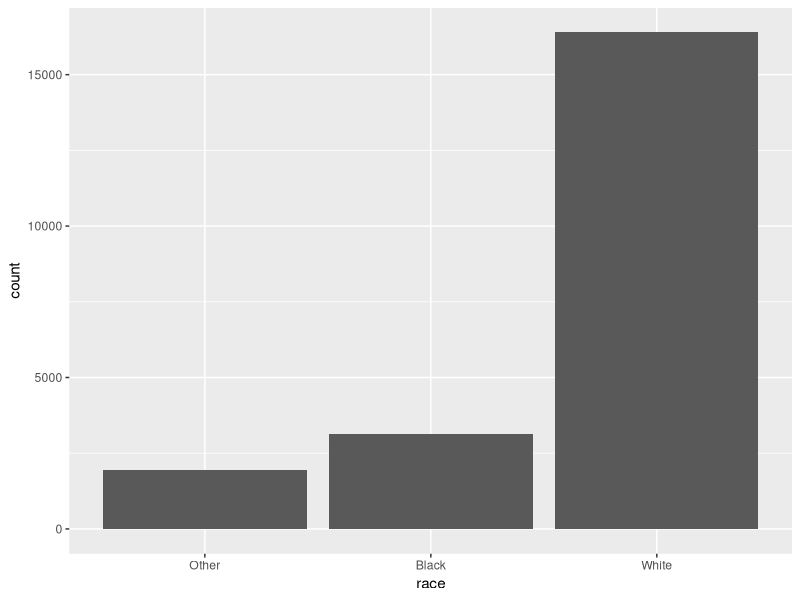
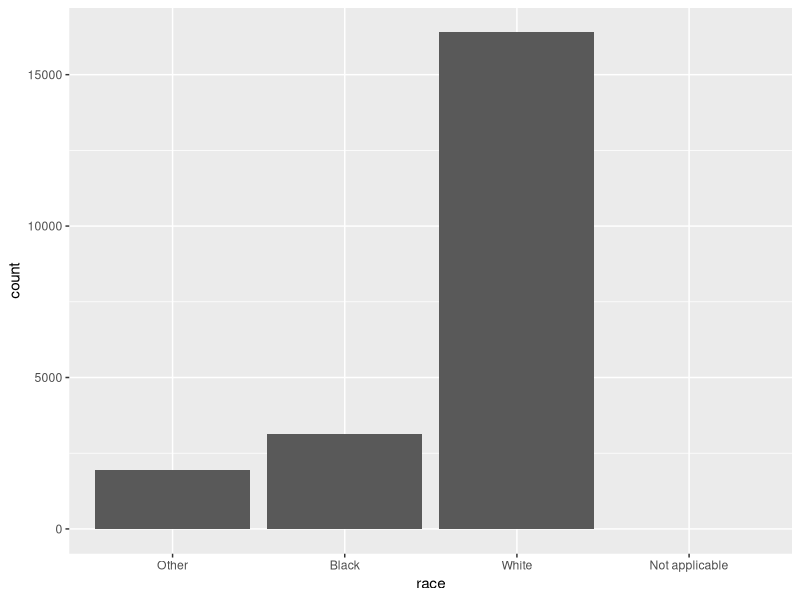
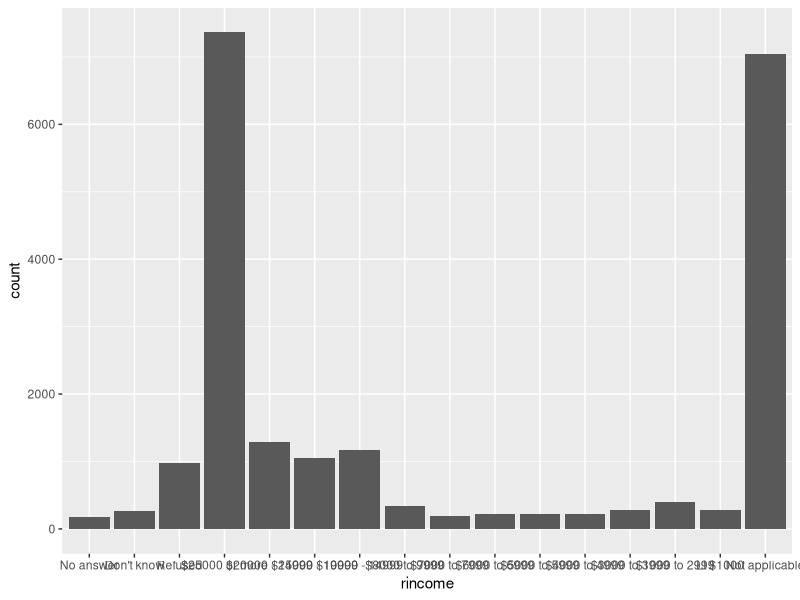
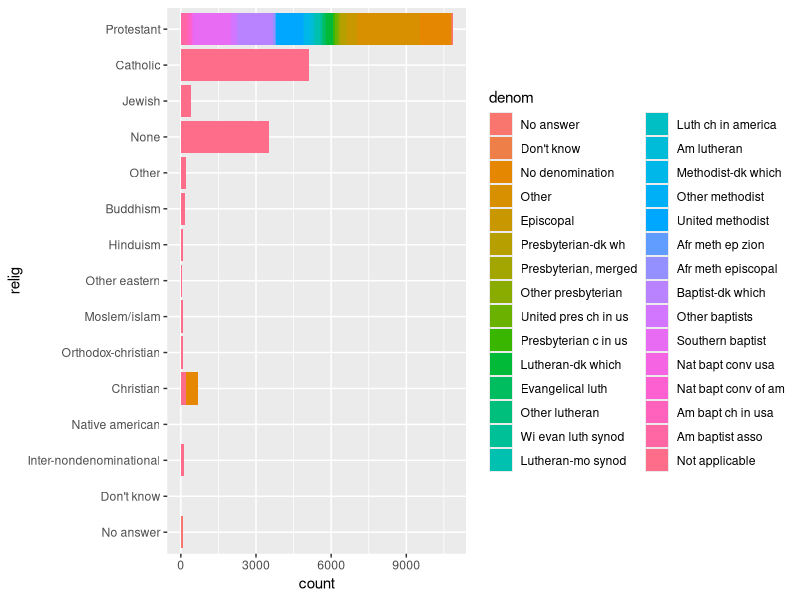
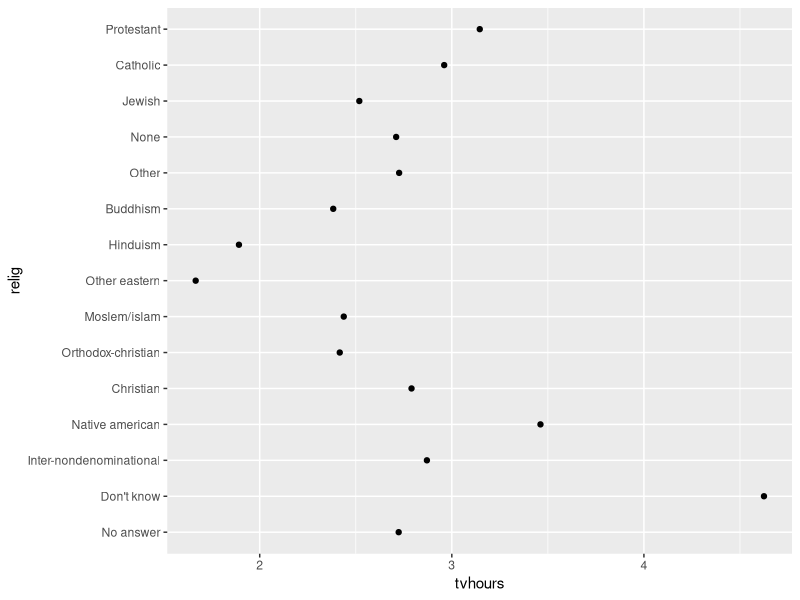
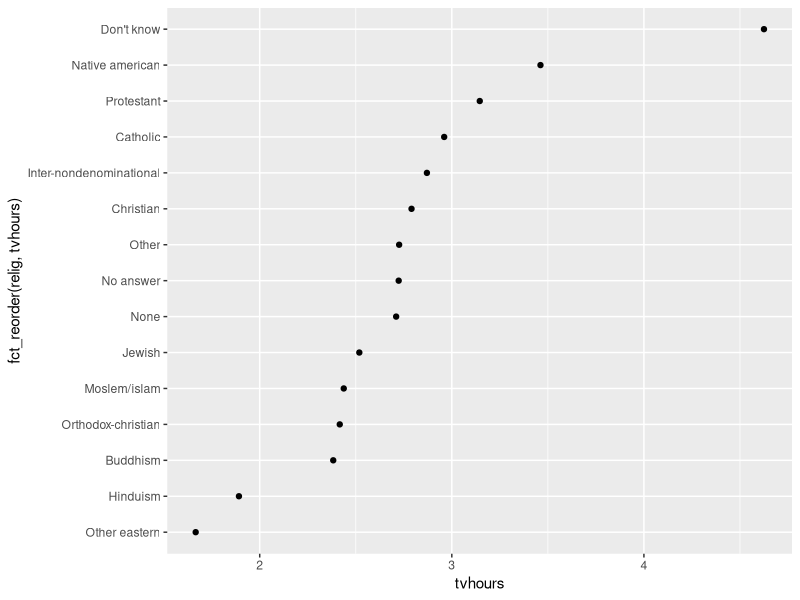
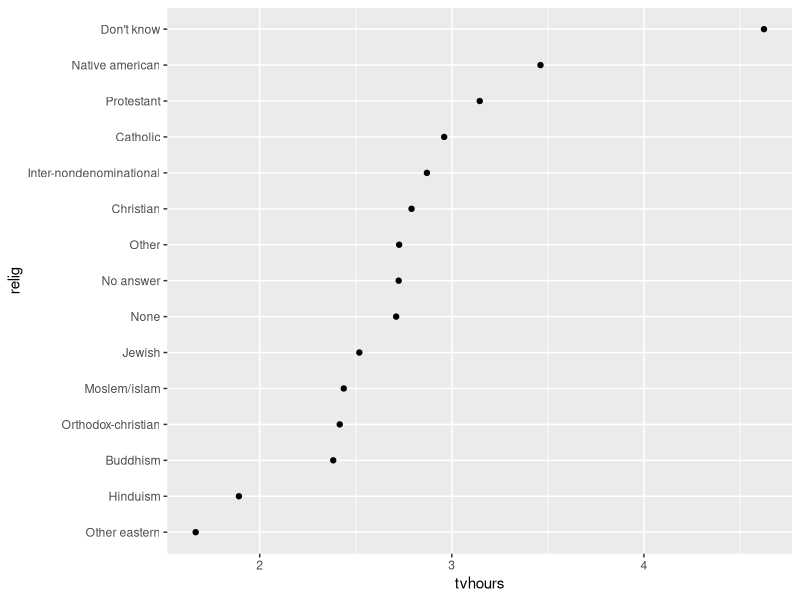
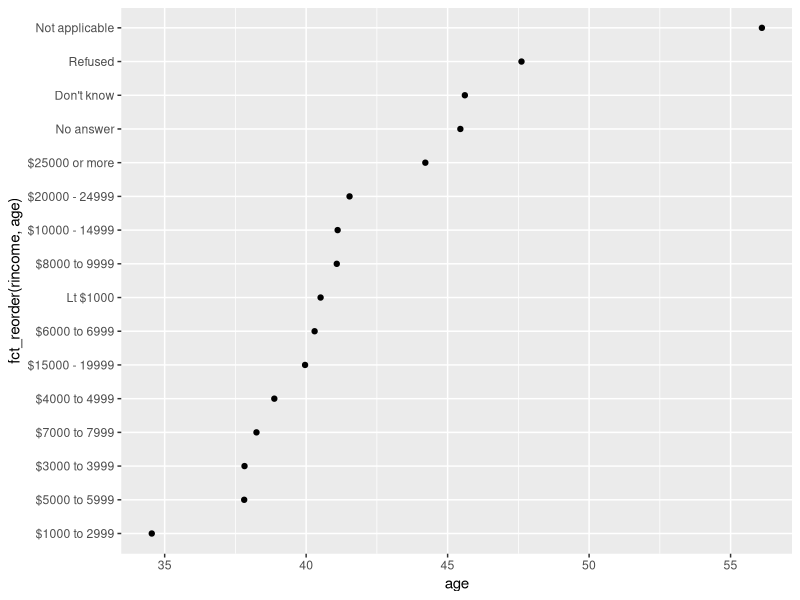

R code for these plots, in order:
## ---- chunk 1
library(tidyverse)
library(forcats)
## ---- chunk 2

x1 <- c("Dec", "Apr", "Jan", "Mar")

x2 <- c("Dec", "Apr", "Jam", "Mar")


month_levels <- c(
  "Jan", "Feb", "Mar", "Apr", "May", "Jun", 
  "Jul", "Aug", "Sep", "Oct", "Nov", "Dec"
)
## ---- chunk 3
y1 <- factor(x1, levels = month_levels)

y1

y2 <- factor(x2, levels = month_levels)

y2
## ---- chunk 4
y2 <- parse_factor(x2, levels = month_levels)

## ---- chunk 5
factor(x1)
## ---- chunk 6
f1 <- factor(x1, levels = unique(x1))
f1


f2 <- x1 %>% factor() %>% fct_inorder()
f2

## ---- chunk 7
levels(f2)
## ---- chunk 8
gss_cat <- forcats::gss_cat
## ---- chunk 9
gss_cat %>% count(race)
## ---- chunk 10
gss_cat %>%  ggplot(aes(race)) +
  geom_bar()
## ---- chunk 11
gss_cat %>%  ggplot(aes(race)) +
  geom_bar() +
  scale_x_discrete(drop = FALSE)
## ---- chunk 12
gss_cat %>% ggplot(aes(rincome)) +
  geom_bar()
## ---- chunk 13
gss_cat %>% count(relig) %>% arrange(desc(n)) %>% dplyr::slice(1) 
## ---- chunk 14
gss_cat %>% count(partyid) %>% arrange(desc(n)) %>% dplyr::slice(1) 
## ---- chunk 15
gss_cat %>% filter(
  !denom %in% c(
    "No denomination",
    "Not applicable",
    "No denomination",
    "No answer",
    "Don't know"
  )
) %>%
  filter(relig != "No answer") %>%
  group_by(relig) %>%
  count()
## ---- chunk 16
gss_cat %>%
  ggplot() +
  geom_bar(aes(x = relig, fill = denom)) +
  coord_flip()
## ---- chunk 17
relig_summary <- gss_cat %>%
  group_by(relig) %>%
  summarise(
    age = mean(age, na.rm = TRUE),
    tvhours = mean(tvhours, na.rm = TRUE),
    n = n()
  )

ggplot(relig_summary, aes(tvhours, relig)) + geom_point()
## ---- chunk 18
ggplot(relig_summary, aes(tvhours, fct_reorder(relig, tvhours))) +
  geom_point()
## ---- chunk 19
relig_summary %>%
  mutate(relig = fct_reorder(relig, tvhours)) %>%
  ggplot(aes(tvhours, relig)) +
    geom_point()
## ---- chunk 20
rincome_summary <- gss_cat %>%
  group_by(rincome) %>%
  summarise(
    age = mean(age, na.rm = TRUE),
    tvhours = mean(tvhours, na.rm = TRUE),
    n = n()
  )

ggplot(rincome_summary, aes(age, fct_reorder(rincome, age))) + geom_point()
## ---- chunk 21
ggplot(rincome_summary, aes(age, fct_relevel(rincome, "Not applicable"))) +
  geom_point()
## ---- chunk 22
by_age <- gss_cat %>%
  filter(!is.na(age)) %>%
  count(age, marital) %>%
  group_by(age) %>%
  mutate(prop = n / sum(n))

ggplot(by_age, aes(age, prop, colour = marital)) +
  geom_line(na.rm = TRUE)

ggplot(by_age, aes(age, prop, colour = fct_reorder2(marital, age, prop))) +
  geom_line() +
  labs(colour = "marital")
## ---- chunk 23
gss_cat %>%
  mutate(marital = marital %>% fct_infreq() %>% fct_rev()) %>%
  ggplot(aes(marital)) +
    geom_bar()

## ---- chunk 24
gss_cat %>% select_if(is.factor) %>% sapply(levels)
## ---- chunk 25
gss_cat %>% count(partyid)
## ---- chunk 26
gss_cat %>%
  mutate(partyid = fct_recode(partyid,
    "Republican, strong"    = "Strong republican",
    "Republican, weak"      = "Not str republican",
    "Independent, near rep" = "Ind,near rep",
    "Independent, near dem" = "Ind,near dem",
    "Democrat, weak"        = "Not str democrat",
    "Democrat, strong"      = "Strong democrat"
  )) %>%
  count(partyid)

## ---- chunk 27
gss_cat %>%
  mutate(partyid = fct_recode(partyid,
    "Republican, strong"    = "Strong republican",
    "Republican, weak"      = "Not str republican",
    "Independent, near rep" = "Ind,near rep",
    "Independent, near dem" = "Ind,near dem",
    "Democrat, weak"        = "Not str democrat",
    "Democrat, strong"      = "Strong democrat",
    "Other"                 = "No answer",
    "Other"                 = "Don't know",
    "Other"                 = "Other party"
  )) %>%
  count(partyid)

## ---- chunk 28
gss_cat %>%
  mutate(partyid = fct_collapse(partyid,
    other = c("No answer", "Don't know", "Other party"),
    rep = c("Strong republican", "Not str republican"),
    ind = c("Ind,near rep", "Independent", "Ind,near dem"),
    dem = c("Not str democrat", "Strong democrat")
  )) %>%
  count(partyid)
## ---- chunk 29
gss_cat %>%
  mutate(relig = fct_lump(relig)) %>%
  count(relig)

## ---- chunk 30
gss_cat %>%
  mutate(relig = fct_lump(relig, n = 10)) %>%
  count(relig, sort = TRUE) %>%
  print(n = Inf)

## ---- chunk 31
gss_cat %>%
  mutate(partyid_small = fct_collapse(
    partyid,
    Democrat = c("Not str democrat", "Strong democrat"),
    Republican = c("Strong republican", "Not str republican"),
    Independent = c("Ind,near rep", "Independent", "Ind,near dem")
  )) %>%
  filter(partyid_small %in% c("Democrat", "Republican", "Independent")) %>% 
  count(year, partyid_small) %>% 
 ggplot()+
  geom_col(aes(x = year, y= n))+ 
  facet_wrap(~ partyid_small)
## ---- chunk 32
gss_cat %>% count(rincome)
## ---- chunk 33
gss_cat %>% 
  mutate(rincome_small = 
           forcats::fct_collapse(rincome,
"$1000 to 4999" = c("$1000 to 2999",
                    "$3000 to 3999",
                    "$4000 to 4999"),

"$5000 to 9999" = c("$5000 to 5999", "$6000 to 6999", "$7000 to 7999", "$8000 to 9999"
  
))) %>% 
  count(rincome_small)
